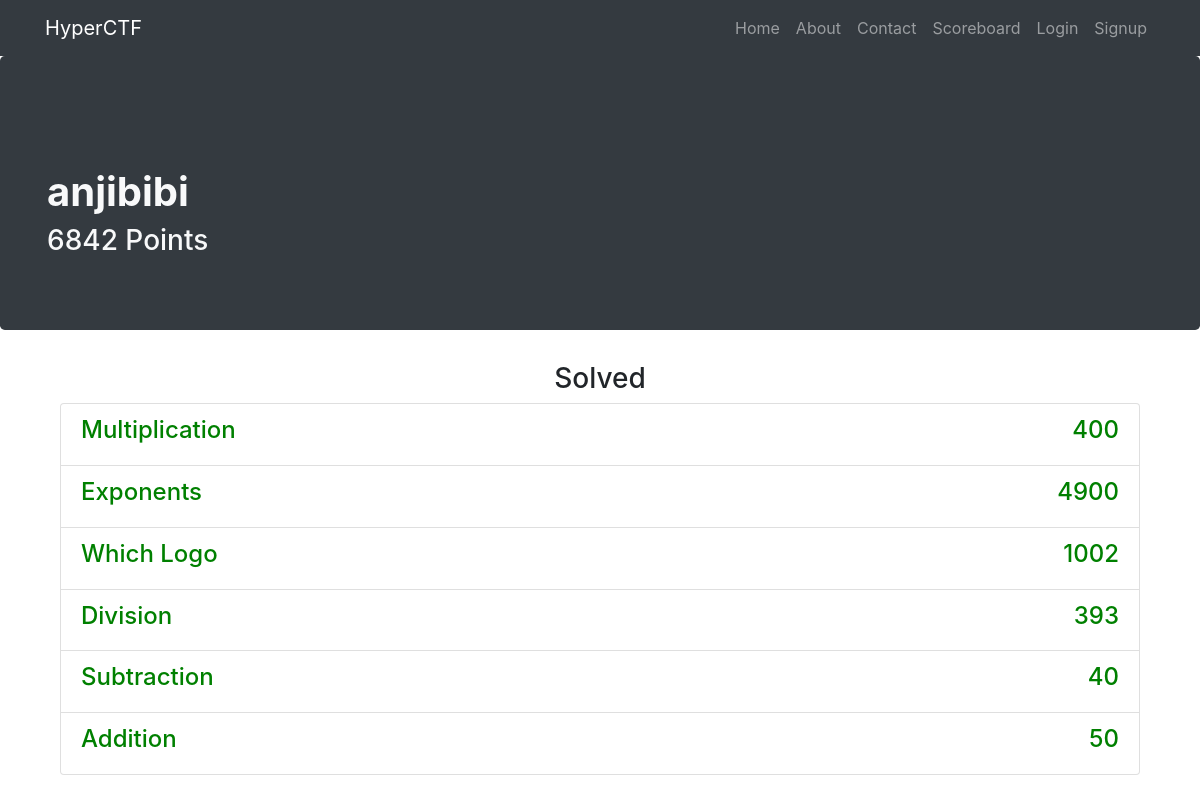
The app's page /u/anjibibi with its own data.
### app.py (models this page shows, shortened)
class User(db.Model):
	__tablename__ = "users"
	id = db.Column(db.Integer, primary_key=True)
	username = db.Column(db.String(20), unique=True, nullable=False)
	password = db.Column(db.String(80), unique=False, nullable=False)
	email = db.Column(db.String(80), unique=True, nullable=False)
	points = db.Column(db.Integer, unique=False, nullable=False)
	date_created = db.Column(db.DateTime, default=datetime.datetime.utcnow)
	solved_challenges = db.relationship('Challenge', secondary="solved", backref=db.backref('solved_users', lazy='dynamic'))

class Challenge(db.Model):
	__tablename__ = "challenges"
	id = db.Column(db.Integer, primary_key=True)
	name = db.Column(db.String(20), unique=True, nullable=False)
	points = db.Column(db.Integer, unique=True, nullable=False)
	content = db.Column(db.String(225), unique=True, nullable=False)
	answer = db.Column(db.String(225), unique=True, nullable=False)

### app.py (the view)
@app.route('/u', defaults={'path': ''})
@app.route('/u/<path:path>', methods=["GET", "POST"])
def catch_all_users(path):
	solved_challenges = []
	user = User.query.filter_by(username=path).first()
	if user is None:
		return abort(404)
	for challenge in user.solved_challenges:
		solved_challenges.append(challenge)
	return render_template("user_info.html", solved_challenges = solved_challenges, user = user)

### templates/user_info.html (shortened to what this page needs)
{% extends "header.html"%}
{% block body %}
<div class="jumbotron bg-dark">
  <div class="container">
    <h1 class="mt-5 text-light" align=""><strong>{{ user.username }}</strong></h1>
    <h3 class="mt-9 text-light" align="">{{ user.points }} Points</h3>
  </div>
</div>
<div class="container">
  <div class="row">
    <div class="col-lg-12 text-center">
      <h3 class="mt-9" align="center">Solved</h3>
      <div class="container">
        <div class="list-group">
          {% for challenge in solved_challenges %}
          <a href="/challenges/{{ challenge.id }}" class="list-group-item">
            <div id="header">
              <h4 style="float: left; width: 50%; text-align: left; color:green;"> {{ challenge.name }} </h4>
              <h4 style="float: left; width: 50%; text-align: right; color:green;"> {{ challenge.points }} </h4>
            </div>
          </a>
          {% endfor %}
        </div>
      </div>
    </div>
  </div>
</div>
{% endblock %}

### records on screen
User: username "anjibibi", points "6842"
Challenge: name "Multiplication", points "400"
Challenge: name "Exponents", points "4900"
Challenge: name "Which Logo", points "1002"
Challenge: name "Division", points "393"
Challenge: name "Subtraction", points "40"
Challenge: name "Addition", points "50"
